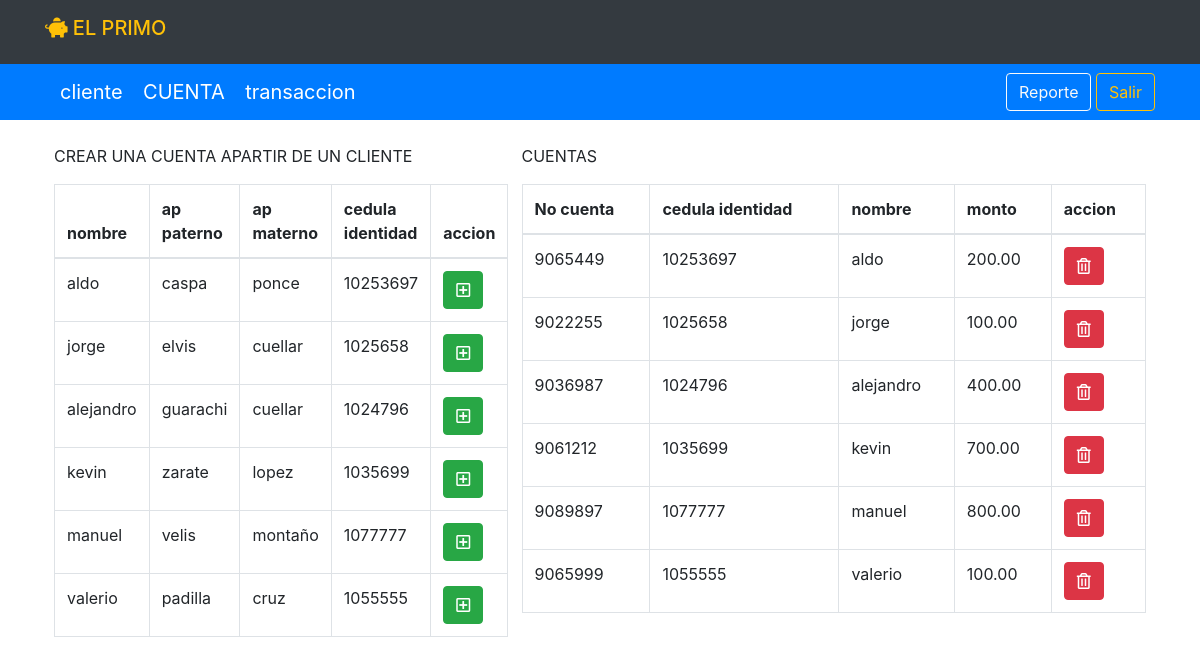
The app's page /vista/crud_cuenta/cuenta.php with its own data.
### tables this page shows
create table cliente(
idcliente int AUTO_INCREMENT PRIMARY KEY,
nombre varchar(50)not null,
app varchar(50) not null,
apm varchar(50) not null,
ci varchar(50) unique not null
);

### vista/crud_cuenta/cuenta.php (the view, shortened to what this page needs)
<?php include("../includes/db.php") ?>
<?php include("../includes/header.php") ?>
<nav class="navbar navbar-dark bg-primary">
    <div class="container">
        <div class="col-md-8">
            <a href="../crud_cliente/cliente.php" class="navbar-brand">cliente</a>
            <a href="cuenta.php" class="navbar-brand text-uppercase">cuenta</a>
            <a href="../crud_transaccion/transaccion.php" class="navbar-brand">transaccion</a>
        </div>
        <div class="row ">
            <div class="col-md-12">
                <a href="../reporte.php" class="btn btn-outline-light">Reporte</a>
                <a href="../close.php" class="btn btn-outline-warning">Salir</a>
            </div>
        </div>
    </div>
</nav>
    <div class="container p-4">
        <div class="row">
            <div class="col-md-5">
                <div >
                <p class="text-uppercase">crear una cuenta apartir de un cliente</p>
                    <table class="table table-bordered">
                        <thead>
                            <tr>
                                <th>nombre</th>
                                <th>ap paterno</th>
                                <th>ap materno</th>
                                <th>cedula identidad</th>
                                <th>accion</th>
                            </tr>
                        </thead>
                        <tbody>
                            <?php
                            $query = "select * from cliente";
                            $result_tasks = mysqli_query($conn,$query);
                            while($row = mysqli_fetch_array($result_tasks)){?>
                                <tr>
                                    <td><?php echo $row['nombre']?></td>
                                    <td><?php echo $row['app']?></td>
                                    <td><?php echo $row['apm']?></td>
                                    <td><?php echo $row['ci']?></td>
                                    <td>
                                        <a href="create_task.php?id=<?php echo $row['idcliente']?>" class="btn btn-success"><i class="far fa-plus-square"></i></a>
                                    </td>
                                </tr>
                            <?php } ?>
                        </tbody>
                    </table>
                </div>
            </div>
            <div class="col-md-7">
            <p class="text-uppercase">cuentas</p>
                  <table class="table table-bordered">
                    <thead>
                        <tr>
                            <th>No cuenta</th>
                            <th>cedula identidad</th>
                            <th>nombre</th>
                            <th>monto</th>
                            <th>accion</th>
                        </tr>
                    </thead>
                    <tbody>
                        <?php
                        $query = "select * from vis_cliente_cuenta";
                        $result_tasks = mysqli_query($conn,$query);
                        while($row = mysqli_fetch_array($result_tasks)){?>
                            <tr>
                                <td><?php echo $row['numcuenta']?></td>
                                <td><?php echo $row['ci']?></td>
                                <td><?php echo $row['nombre']?></td>
                                <td><?php echo $row['monto']?></td>
                                <td>
                                    <a href="delete_task.php?id=<?php echo $row['idcuenta']?>" class="btn btn-danger"><i class="far fa-trash-alt"></i></a>
                                </td>
                            </tr>
                        <?php } ?>
                    </tbody>
                  </table>
            </div>
        </div>
    </div>
<?php include("../includes/footer.php") ?>

### records on screen
cliente: nombre "aldo", app "caspa", apm "ponce", ci "10253697"
cliente: nombre "jorge", app "elvis", apm "cuellar", ci "1025658"
cliente: nombre "alejandro", app "guarachi", apm "cuellar", ci "1024796"
cliente: nombre "kevin", app "zarate", apm "lopez", ci "1035699"
cliente: nombre "manuel", app "velis", apm "montaño", ci "1077777"
cliente: nombre "valerio", app "padilla", apm "cruz", ci "1055555"

### other values on screen
$row['numcuenta'] "9065449"
$row['ci'] "10253697"
$row['nombre'] "aldo"
$row['monto'] "200.00"
$row['numcuenta'] "9022255"
$row['ci'] "1025658"
$row['nombre'] "jorge"
$row['monto'] "100.00"
$row['numcuenta'] "9036987"
$row['ci'] "1024796"
$row['nombre'] "alejandro"
$row['monto'] "400.00"
$row['numcuenta'] "9061212"
$row['ci'] "1035699"
$row['nombre'] "kevin"
